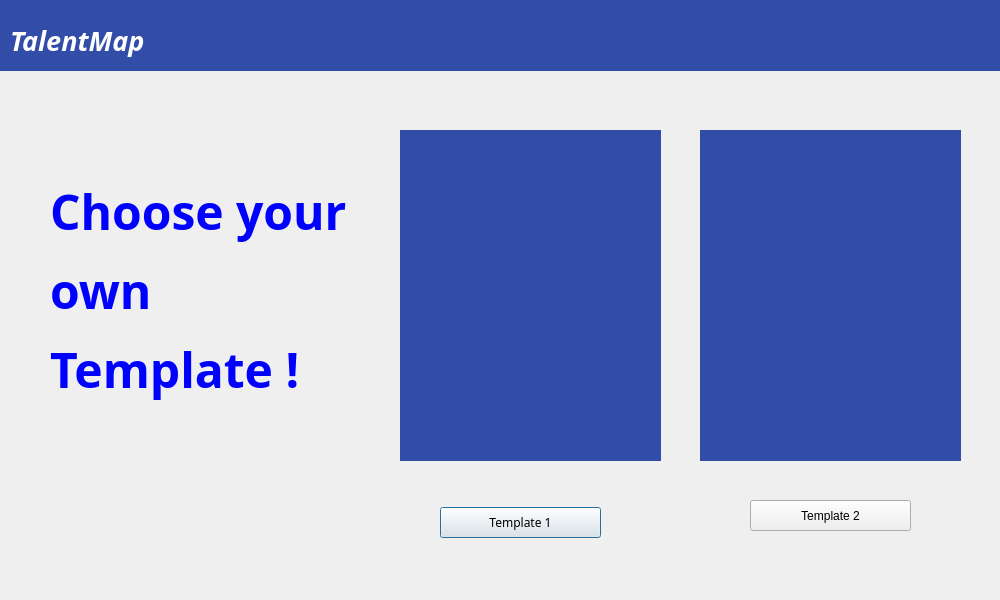
<?xml version="1.0" encoding="UTF-8"?>
<ui version="4.0">
 <class>Dialog8</class>
 <widget class="QDialog" name="Dialog8">
  <property name="geometry">
   <rect>
    <x>0</x>
    <y>0</y>
    <width>1000</width>
    <height>600</height>
   </rect>
  </property>
  <property name="maximumSize">
   <size>
    <width>1000</width>
    <height>600</height>
   </size>
  </property>
  <property name="windowTitle">
   <string>Dialog</string>
  </property>
  <widget class="QWidget" name="widget_3" native="true">
   <property name="geometry">
    <rect>
     <x>0</x>
     <y>0</y>
     <width>1001</width>
     <height>71</height>
    </rect>
   </property>
   <property name="palette">
    <palette>
     <active>
      <colorrole role="Base">
       <brush brushstyle="SolidPattern">
        <color alpha="255">
         <red>255</red>
         <green>255</green>
         <blue>255</blue>
        </color>
       </brush>
      </colorrole>
      <colorrole role="Window">
       <brush brushstyle="SolidPattern">
        <color alpha="255">
         <red>49</red>
         <green>77</green>
         <blue>168</blue>
        </color>
       </brush>
      </colorrole>
     </active>
     <inactive>
      <colorrole role="Base">
       <brush brushstyle="SolidPattern">
        <color alpha="255">
         <red>255</red>
         <green>255</green>
         <blue>255</blue>
        </color>
       </brush>
      </colorrole>
      <colorrole role="Window">
       <brush brushstyle="SolidPattern">
        <color alpha="255">
         <red>49</red>
         <green>77</green>
         <blue>168</blue>
        </color>
       </brush>
      </colorrole>
     </inactive>
     <disabled>
      <colorrole role="Base">
       <brush brushstyle="SolidPattern">
        <color alpha="255">
         <red>49</red>
         <green>77</green>
         <blue>168</blue>
        </color>
       </brush>
      </colorrole>
      <colorrole role="Window">
       <brush brushstyle="SolidPattern">
        <color alpha="255">
         <red>49</red>
         <green>77</green>
         <blue>168</blue>
        </color>
       </brush>
      </colorrole>
     </disabled>
    </palette>
   </property>
   <property name="autoFillBackground">
    <bool>true</bool>
   </property>
   <widget class="QLabel" name="label_3">
    <property name="geometry">
     <rect>
      <x>10</x>
      <y>10</y>
      <width>201</width>
      <height>61</height>
     </rect>
    </property>
    <property name="font">
     <font>
      <family>STCaiyun</family>
     </font>
    </property>
    <property name="text">
     <string>&lt;html&gt;&lt;head/&gt;&lt;body&gt;&lt;p&gt;&lt;span style=&quot; font-size:20pt; font-weight:600; font-style:italic; color:#ffffff;&quot;&gt;TalentMap&lt;/span&gt;&lt;/p&gt;&lt;/body&gt;&lt;/html&gt;</string>
    </property>
   </widget>
  </widget>
  <widget class="QLabel" name="label">
   <property name="geometry">
    <rect>
     <x>50</x>
     <y>140</y>
     <width>371</width>
     <height>301</height>
    </rect>
   </property>
   <property name="font">
    <font>
     <family>Berlin Sans FB</family>
    </font>
   </property>
   <property name="text">
    <string>&lt;html&gt;&lt;head/&gt;&lt;body&gt;&lt;p&gt;&lt;span style=&quot; font-size:36pt; font-weight:600; color:#0000ff;&quot;&gt;Choose your &lt;/span&gt;&lt;/p&gt;&lt;p&gt;&lt;span style=&quot; font-size:36pt; font-weight:600; color:#0000ff;&quot;&gt;own &lt;/span&gt;&lt;/p&gt;&lt;p&gt;&lt;span style=&quot; font-size:36pt; font-weight:600; color:#0000ff;&quot;&gt;Template !&lt;/span&gt;&lt;/p&gt;&lt;/body&gt;&lt;/html&gt;</string>
   </property>
   <property name="textFormat">
    <enum>Qt::RichText</enum>
   </property>
   <property name="scaledContents">
    <bool>false</bool>
   </property>
  </widget>
  <widget class="QWidget" name="widget_6" native="true">
   <property name="geometry">
    <rect>
     <x>700</x>
     <y>130</y>
     <width>261</width>
     <height>331</height>
    </rect>
   </property>
   <property name="palette">
    <palette>
     <active>
      <colorrole role="Base">
       <brush brushstyle="SolidPattern">
        <color alpha="255">
         <red>255</red>
         <green>255</green>
         <blue>255</blue>
        </color>
       </brush>
      </colorrole>
      <colorrole role="Window">
       <brush brushstyle="SolidPattern">
        <color alpha="255">
         <red>49</red>
         <green>77</green>
         <blue>168</blue>
        </color>
       </brush>
      </colorrole>
     </active>
     <inactive>
      <colorrole role="Base">
       <brush brushstyle="SolidPattern">
        <color alpha="255">
         <red>255</red>
         <green>255</green>
         <blue>255</blue>
        </color>
       </brush>
      </colorrole>
      <colorrole role="Window">
       <brush brushstyle="SolidPattern">
        <color alpha="255">
         <red>49</red>
         <green>77</green>
         <blue>168</blue>
        </color>
       </brush>
      </colorrole>
     </inactive>
     <disabled>
      <colorrole role="Base">
       <brush brushstyle="SolidPattern">
        <color alpha="255">
         <red>49</red>
         <green>77</green>
         <blue>168</blue>
        </color>
       </brush>
      </colorrole>
      <colorrole role="Window">
       <brush brushstyle="SolidPattern">
        <color alpha="255">
         <red>49</red>
         <green>77</green>
         <blue>168</blue>
        </color>
       </brush>
      </colorrole>
     </disabled>
    </palette>
   </property>
   <property name="autoFillBackground">
    <bool>true</bool>
   </property>
   <widget class="QWidget" name="widget_8" native="true">
    <property name="geometry">
     <rect>
      <x>160</x>
      <y>160</y>
      <width>261</width>
      <height>331</height>
     </rect>
    </property>
    <property name="palette">
     <palette>
      <active>
       <colorrole role="Base">
        <brush brushstyle="SolidPattern">
         <color alpha="255">
          <red>255</red>
          <green>255</green>
          <blue>255</blue>
         </color>
        </brush>
       </colorrole>
       <colorrole role="Window">
        <brush brushstyle="SolidPattern">
         <color alpha="255">
          <red>49</red>
          <green>77</green>
          <blue>168</blue>
         </color>
        </brush>
       </colorrole>
      </active>
      <inactive>
       <colorrole role="Base">
        <brush brushstyle="SolidPattern">
         <color alpha="255">
          <red>255</red>
          <green>255</green>
          <blue>255</blue>
         </color>
        </brush>
       </colorrole>
       <colorrole role="Window">
        <brush brushstyle="SolidPattern">
         <color alpha="255">
          <red>49</red>
          <green>77</green>
          <blue>168</blue>
         </color>
        </brush>
       </colorrole>
      </inactive>
      <disabled>
       <colorrole role="Base">
        <brush brushstyle="SolidPattern">
         <color alpha="255">
          <red>49</red>
          <green>77</green>
          <blue>168</blue>
         </color>
        </brush>
       </colorrole>
       <colorrole role="Window">
        <brush brushstyle="SolidPattern">
         <color alpha="255">
          <red>49</red>
          <green>77</green>
          <blue>168</blue>
         </color>
        </brush>
       </colorrole>
      </disabled>
     </palette>
    </property>
    <property name="autoFillBackground">
     <bool>true</bool>
    </property>
   </widget>
   <widget class="QLabel" name="label_9">
    <property name="geometry">
     <rect>
      <x>40</x>
      <y>30</y>
      <width>181</width>
      <height>271</height>
     </rect>
    </property>
    <property name="styleSheet">
     <string notr="true">image:url(:/newPrefix/cv2.jpg);</string>
    </property>
    <property name="text">
     <string/>
    </property>
   </widget>
  </widget>
  <widget class="QPushButton" name="temp1choose">
   <property name="geometry">
    <rect>
     <x>440</x>
     <y>507</y>
     <width>161</width>
     <height>31</height>
    </rect>
   </property>
   <property name="font">
    <font>
     <family>Myanmar Text</family>
    </font>
   </property>
   <property name="text">
    <string>Template 1</string>
   </property>
  </widget>
  <widget class="QWidget" name="widget_4" native="true">
   <property name="geometry">
    <rect>
     <x>400</x>
     <y>130</y>
     <width>261</width>
     <height>331</height>
    </rect>
   </property>
   <property name="palette">
    <palette>
     <active>
      <colorrole role="Base">
       <brush brushstyle="SolidPattern">
        <color alpha="255">
         <red>255</red>
         <green>255</green>
         <blue>255</blue>
        </color>
       </brush>
      </colorrole>
      <colorrole role="Window">
       <brush brushstyle="SolidPattern">
        <color alpha="255">
         <red>49</red>
         <green>77</green>
         <blue>168</blue>
        </color>
       </brush>
      </colorrole>
     </active>
     <inactive>
      <colorrole role="Base">
       <brush brushstyle="SolidPattern">
        <color alpha="255">
         <red>255</red>
         <green>255</green>
         <blue>255</blue>
        </color>
       </brush>
      </colorrole>
      <colorrole role="Window">
       <brush brushstyle="SolidPattern">
        <color alpha="255">
         <red>49</red>
         <green>77</green>
         <blue>168</blue>
        </color>
       </brush>
      </colorrole>
     </inactive>
     <disabled>
      <colorrole role="Base">
       <brush brushstyle="SolidPattern">
        <color alpha="255">
         <red>49</red>
         <green>77</green>
         <blue>168</blue>
        </color>
       </brush>
      </colorrole>
      <colorrole role="Window">
       <brush brushstyle="SolidPattern">
        <color alpha="255">
         <red>49</red>
         <green>77</green>
         <blue>168</blue>
        </color>
       </brush>
      </colorrole>
     </disabled>
    </palette>
   </property>
   <property name="autoFillBackground">
    <bool>true</bool>
   </property>
   <widget class="QLabel" name="label_10">
    <property name="geometry">
     <rect>
      <x>40</x>
      <y>30</y>
      <width>181</width>
      <height>271</height>
     </rect>
    </property>
    <property name="styleSheet">
     <string notr="true">image:url(:/newPrefix/cv1.jpg);</string>
    </property>
    <property name="text">
     <string/>
    </property>
   </widget>
  </widget>
  <widget class="QPushButton" name="temp1choose_2">
   <property name="geometry">
    <rect>
     <x>750</x>
     <y>500</y>
     <width>161</width>
     <height>31</height>
    </rect>
   </property>
   <property name="text">
    <string>Template 2</string>
   </property>
  </widget>
 </widget>
 <resources>
  <include location="source1.qrc"/>
 </resources>
 <connections/>
</ui>
